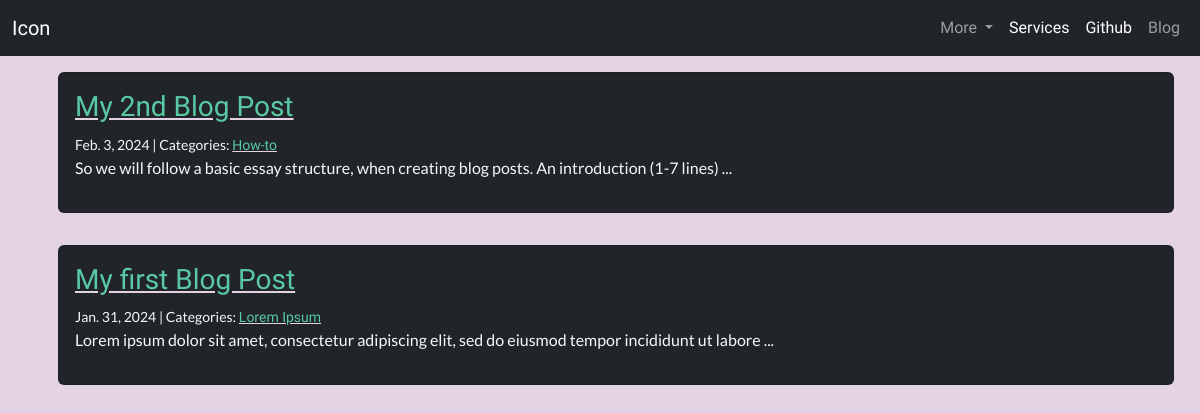
The page /Blog/ on the database as committed earlier.
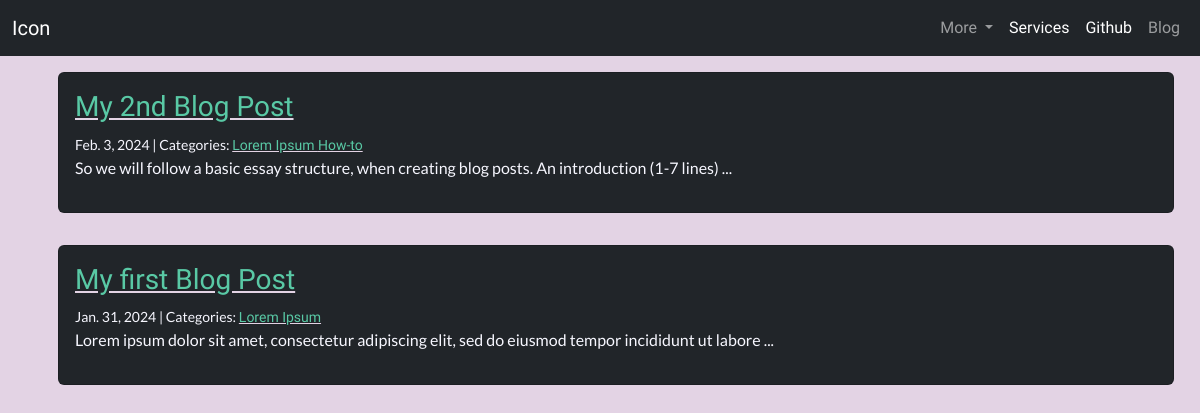
The same page on the database as committed later.
### Blog/models.py (models this page shows, shortened)
class Post(models.Model):
    title = models.CharField(max_length=255)
    body = models.TextField()
    created_on = models.DateTimeField(auto_now_add=True)
    last_modified = models.DateTimeField(auto_now=True)
    categories = models.ManyToManyField("Category", related_name="posts") # We do not have a posts field in Category but we can: Category.posts :)

class Category(models.Model):
    name = models.CharField(max_length=30)
    class Meta:
        verbose_name_plural = "categories"

### Blog/views.py (the view)
# urls.py: path("",views.PostIndexView.as_view(),name="index"),
class PostIndexView(generic.ListView):
    template_name = "Blog/index.html"
    context_object_name = "latest_post_list"
    def get_queryset(self) -> QuerySet[Any]:
        return Post.objects.all().order_by("-created_on")

### Blog/templates/Blog/index.html (shortened to what this page needs)
{% extends "Home/base.html" %}
{% load static %}
{% block <css> %}
    <link rel="stylesheet" href="{% static 'Home/blogIndex.css' %}">
{% endblock %}
{% block <block> %}
    {% if latest_post_list %}
        <ul>
            {% for post in latest_post_list %}
                <div class="container">
                    <div class="row">
                        <div class="col-md-12 col-sm-12">
                            <div class="card bg-dark my-3">
                                <div class="card-body">
                                    <h3 class=""> <a href="{% url 'Blog:detail' post.id %}" class=""> {{ post.title }}</a></h2>
                                    <small>
                                        {{post.created_on.date}} | Categories:
                                        {% for category in post.categories.all %}
                                            <a href="{% url 'Blog:category' category.name %}">
                                                {{category.name}}
                                            </a>
                                        {% endfor %}
                                    </small>
                                    <p>{{ post.body | slice:"100"}}...</p>
                                </div>
                            </div>
                        </div>
                    </div>
                </div>
            {% endfor %}
        </ul>
    {% else %}
        <p>NO posts avaliable </p>
    {% endif %}
{% endblock %}

Rows that differ between the two databases and show on the page:
changed Post "My 2nd Blog Post": gains Category (name "Lorem Ipsum")
